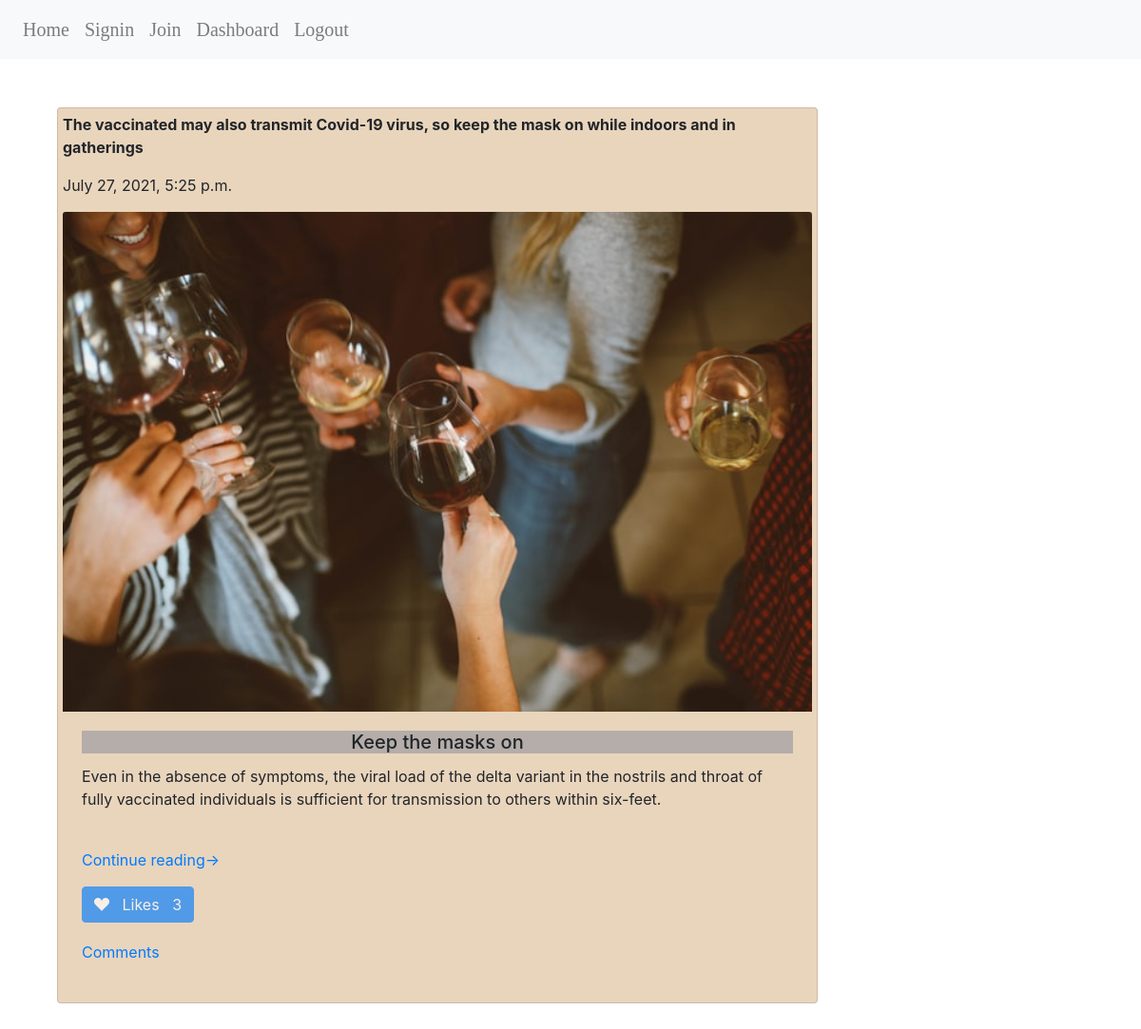
Screenshot of /feed (signed in) with the database file from the repository.
### orgHaccounts/models.py (models this page shows)
class NewsPost(models.Model):
    intro = models.CharField(max_length=255)
    newscover = models.ImageField(upload_to='news_images/', default='news_images/get_social.jpg')
    title = models.CharField(max_length=255)
    description= models.TextField()
    likes = models.PositiveIntegerField(default=0)
    user_likes = models.ManyToManyField(User, related_name='liked_newsposts')
    postContent= models.TextField()
    creator = models.ForeignKey(User, related_name='newsPosts', on_delete=models.PROTECT)
    created_at = models.DateTimeField(auto_now_add=True, null=True)
    updated_at = models.DateTimeField(auto_now=True, null=True)

### orgHaccounts/views.py (the view)
# urls.py: path('feed', views.feed),
def feed(request):
    all_newsPosts= NewsPost.objects.all()
    context={
        "all_newsPosts": all_newsPosts,
    }
    return render(request, 'feed/feedPost.html', context)

### orgHaccounts/models.py (called while the page is built)
    @property
    def is_staff(self):
        return self.staff

### orgHaccounts/templates/feed/feedPost.html (shortened to what this page needs)
{% extends "base.html" %}
{% block content %}
    {% for newsPost in all_newsPosts %}
    <div class="container" id="wrapper">
        <div class="row">
            <div class="col">
            </div>
        </div>
        <div class="row justify-content-center">
            <div class="col">
                <div class="card" style="width: 50rem;">
                    <p><b> {{ newsPost.intro }}</b></p>
                    <p> {{ newsPost.created_at }} </p>
                    <img class="card-img-top" src="{{ newsPost.newscover.url }}" alt="Card image">
                    <div class="card-body">
                        <h5 class="card-title"> {{ newsPost.title }} </h5>
                        <p class="card-text"> {{ newsPost.description }}</p> <br>
                        <P class="card-text"><span><a href="/news_postContent/{{ newsPost.id }}"> Continue reading&rarr; </a></span></P>
                        {% if user in newsPost.user_likes.all %}
                            <span><form action="/like/{{ newsPost.id }}" method="post" name="like" id="likeform">
                                <button type='like' name='like' value="{{ newsPost.id }}" class="btn btn-primary" disabled>
                                    <i class="bi bi-suit-heart-fill"></i> &nbsp;
                                    <span> Likes &nbsp; {{ newsPost.user_likes.count }} </span>
                                </button>
                            </form></span>
                        {% endif %}
                        {% if newsPost.comments %}
                            <p><span><a href="/comments/{{ newsPost.id }}"> Comments </a></span></p>
                        {% endif %}
                    </div>
                </div>
            </div>
        </div>
    </div>
    {% endfor %}
{% endblock %}

### orgHaccounts/static/styles.css (style rules this page uses)
h1, h2, h3, a, h6 { text-align: center; }
.container { display: block; margin:auto; padding:20px; }
.card { display:block; padding:5px; background-color: rgb(233, 213, 188); }
.row { padding: 10px; }
.card-body a, .card-title p, .card-text a, .card .btn { margin-bottom: 3px; text-align: center; align-content: center; }
.card-title { background-color : rgba(170, 165, 165, 0.815); text-align: center; }

### rows the page displays
NewsPost: intro "The vaccinated may also transmit Covid-19 virus, so keep the mask on while indoors and in gatherings", created_at "July 27, 2021, 5:25 p.m.", newscover (picture), title "Keep the masks on", description "Even in the absence of symptoms, the viral load of the delta variant in the nostrils and throat of fully vaccinated individuals is sufficient for transmission to others within six-feet.", user_likes.count "3"
